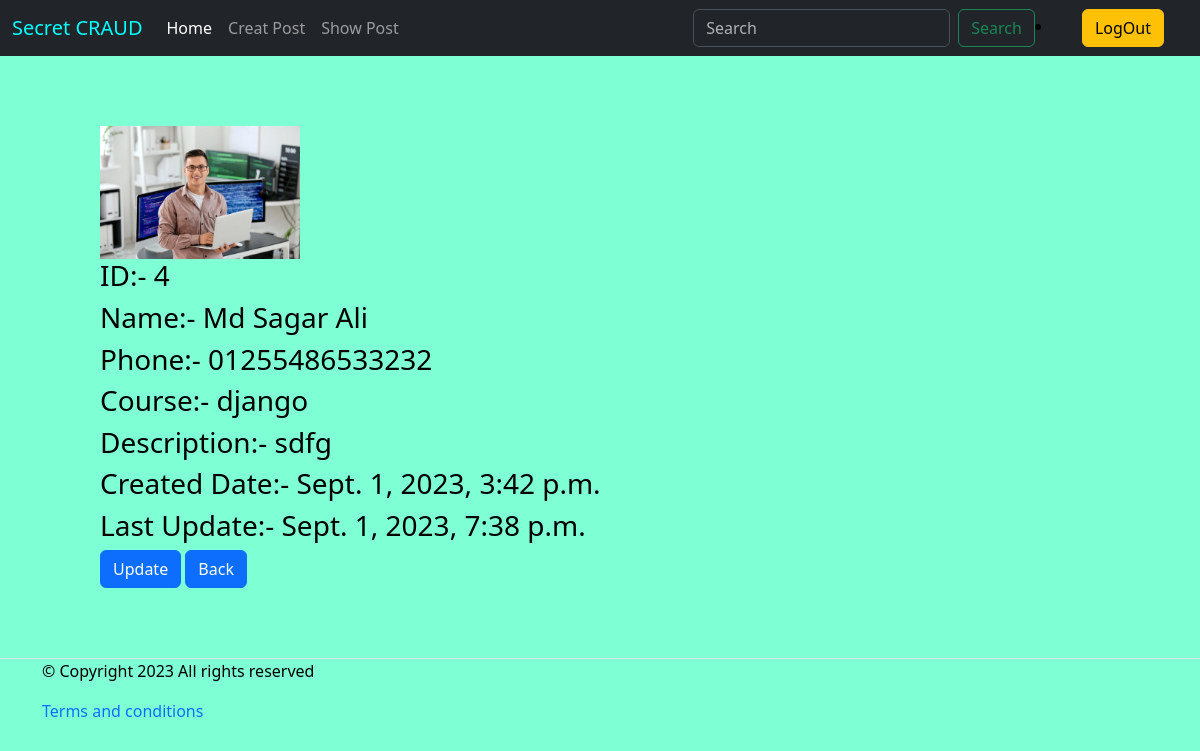
Screenshot of /info/4/ (signed in) with the database file from the repository.
### crud_app/models.py (models this page shows, shortened)
class CrudModel(models.Model):
    id = models.AutoField(primary_key=True, unique= True)
    name = models.CharField(max_length= 50)
    phone = models.CharField(max_length= 14)
    email = models.EmailField(max_length= 50)
    course = models.CharField(max_length= 50)
    image = models.ImageField(upload_to= 'photos/images', null=True, default='photos/images/photo.jpg')
    description = models.TextField(max_length= 500, blank= True)
    created_date = models.DateTimeField(auto_now_add= True)
    modify_date = models.DateTimeField(auto_now= True)
    class Meta:
        verbose_name = 'Crud'
        verbose_name_plural = "CRUD'S"

### crud_app/views.py (the view)
# urls.py: path('info/<int:id>/', more_info, name='more_info'),
@login_required
def more_info(request, id):
    get_obj = get_object_or_404(CrudModel, pk = id)
    return render(request, 'more_info.html', {'info': get_obj})

### crud_app/templates/more_info.html (shortened to what this page needs)
{% extends 'base.html' %}
{% load static %}
{% block join_css %}
<link rel="stylesheet" href="{% static 'more_info.css' %}">
{% endblock join_css %}
{% block body %}
<div style=" text-align: left; margin-top: 70px; margin-left: 100px; margin-bottom: 70px;">
    <img src="{{info.image.url}}" alt="user image" class="images">
    <h3>ID:- {{info.id}}</h3>
    <h3>Name:- {{info.name}}</h3>
    <h3>Phone:- {{info.phone}}</h3>
    <h3>Course:- {{info.course}}</h3>
    <h3>Description:- {{info.description}}</h3>
    <h3>Created Date:- {{info.created_date}}</h3>
    <h3>Last Update:- {{info.modify_date}}</h3>
    <a class="btn btn-primary" href="{% url 'update_crud' info.id %}">Update</a>
    <a class="btn btn-primary" href="{% url 'show_crud' %}">Back</a>
</div>
{% endblock body %}

### crud_app/static/more_info.css (style rules this page uses)
body { background-image: url('images/bgc.jpg'); background: aquamarine; color: black; }
.images { max-width: 200px; max-height: 200px; }

### rows the page displays
CrudModel: image (picture), id "4", name "Md Sagar Ali", phone "01255486533232", course "django", description "sdfg", created_date "Sept. 1, 2023, 3:42 p.m.", modify_date "Sept. 1, 2023, 7:38 p.m."
